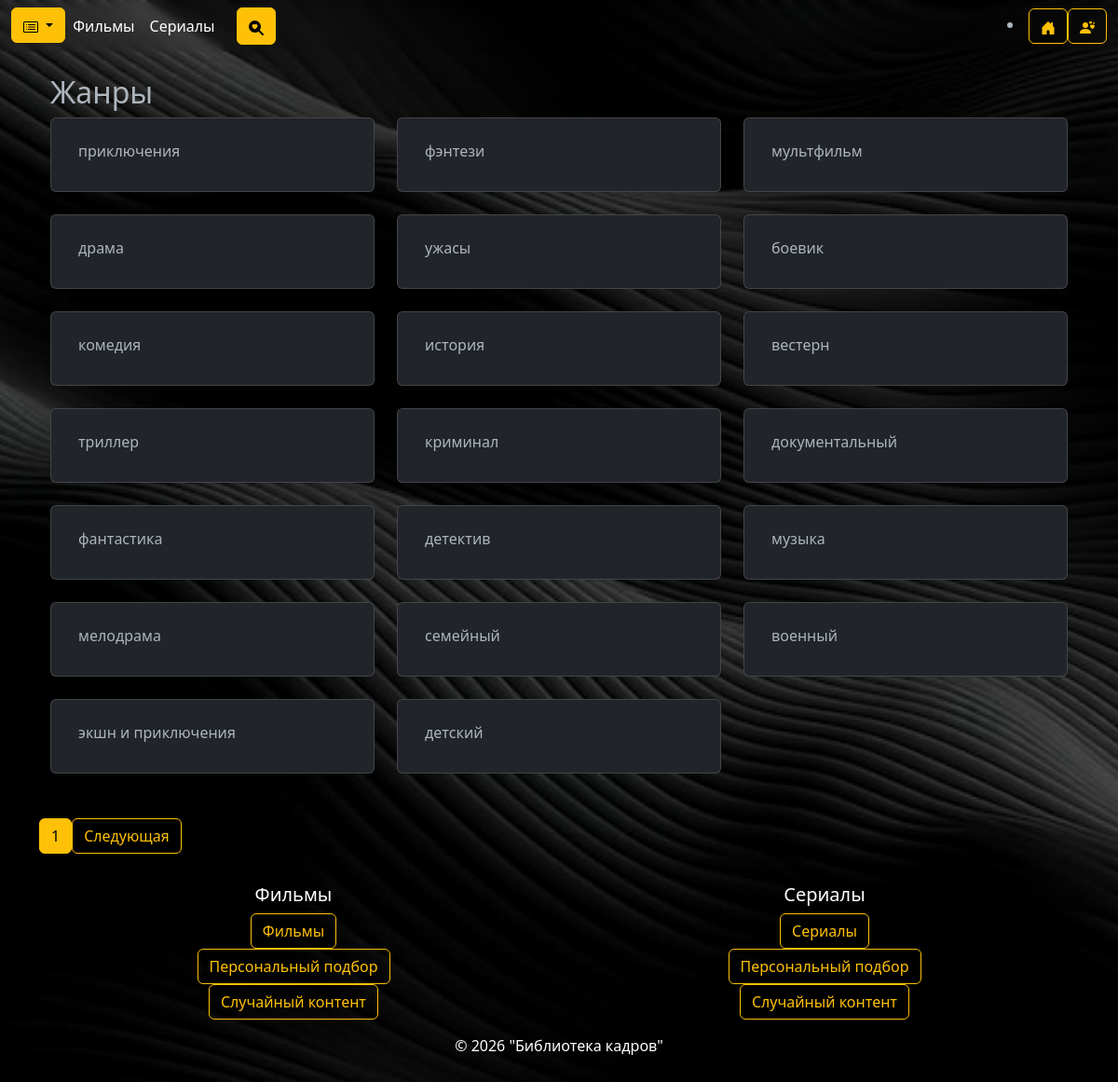
Page /Movie_app/genres/ on the committed database.
### Movie_app/models.py (models this page shows, shortened)
class Genre(models.Model):
    tmdb_id = models.IntegerField(
        primary_key=True,
        unique=True,
        validators=[MinValueValidator(1)]
    )
    name = models.CharField(max_length=100, unique=True)

### Movie_app/views.py (the view)
# urls.py: path('genres/', views.GenreListView.as_view(), name='genre_list'),
class GenreListView(ListView):
    model = Genre
    template_name = 'Movie_app/genre_list.html'
    context_object_name = 'genres'
    paginate_by = 20

### Movie_app/templates/Movie_app/genre_list.html (shortened to what this page needs)
{% extends 'includes/base.html' %}
{% block content %}
<div class="container my-4">
    <h2>Жанры</h2>
    <div class="row">
        {% for genre in genres %}
        <div class="col-md-4 mb-4">
            <div class="card">
                <div class="card-body">
                    <h5 class="card-title">
                        <a href="{% url 'Movie_app:genre_detail' genre.tmdb_id %}" class="btn  text-decoration-none">{{ genre.name }}</a>
                    </h5>
                </div>
            </div>
        </div>
        {% endfor %}
    </div>
</div>
    {% if is_paginated %}
    <nav aria-label="Page navigation">
        <ul class="pagination">
            <li class="page-item active">
                <span class="btn btn-warning">{{ page_obj.number }}</span>
            </li>
            {% if page_obj.has_next %}
            <li class="page-item">
                <a class="btn btn-outline-warning" href="?page={{ page_obj.next_page_number }}">Следующая</a>
            </li>
            {% endif %}
        </ul>
    </nav>
    {% endif %}
{% endblock %}

### rows in the picture
Genre: name "приключения"
Genre: name "фэнтези"
Genre: name "мультфильм"
Genre: name "драма"
Genre: name "ужасы"
Genre: name "боевик"
Genre: name "комедия"
Genre: name "история"
Genre: name "вестерн"
Genre: name "триллер"
Genre: name "криминал"
Genre: name "документальный"
Genre: name "фантастика"
Genre: name "детектив"
Genre: name "музыка"
Genre: name "мелодрама"
Genre: name "семейный"
Genre: name "военный"
Genre: name "экшн и приключения"
Genre: name "детский"

### other values in the picture
{{ page_obj.number }} "1"
